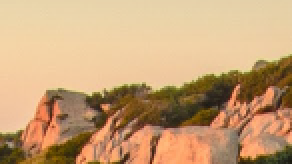
#> input picture input_image.jpg, 146 x 82 px (shown 2 times larger)
$ python mean_shift_segmentation.py
#> lines starting #> are read from the running program, lines starting #| are printed output that depends on the picture
import numpy as np
import cv2
import matplotlib.pyplot as plt
from scipy.spatial import KDTree

class MeanShiftSegmentation:
    def __init__(self, spatial_radius, range_radius, max_iterations=100, use_gaussian_weights=True, handle_outliers=True):
        """
        Initialize the MeanShiftSegmentation class.

        Parameters:
            spatial_radius (float): Spatial domain kernel radius.
            range_radius (float): Range domain kernel radius.
            max_iterations (int): Maximum number of iterations.
            use_gaussian_weights (bool): Whether to apply Gaussian weights.
            handle_outliers (bool): Whether to handle outliers.
        """
        self.spatial_radius = spatial_radius
        self.range_radius = range_radius
        self.max_iterations = max_iterations
        self.use_gaussian_weights = use_gaussian_weights
        self.handle_outliers = handle_outliers

    def preprocess_image(self):
        """
        Load and preprocess the input image.

        Parameters:
            image_path (str): Path to the input image.

        Returns:
            image (ndarray): Preprocessed RGB image.
        """

        image = cv2.GaussianBlur(self.input_image, (5, 5), 0)  # Apply Gaussian blur to reduce noise
        return image

    def read_image(self ,image_path):
#> called with image_path = 'input_image.jpg'
        self.input_image = cv2.cvtColor(cv2.imread(image_path), cv2.COLOR_BGR2RGB)
#> in preprocess_image, `image = cv2.GaussianBlur(self.input_image, (5, 5), 0)`:
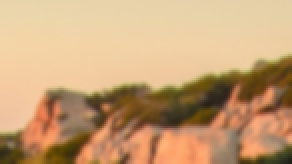
#> image: shape (82, 146, 3) (shown 2 times larger); mean R, G, B 198.4, 160.8, 119

    def segment(self, image):
        """
        Apply Mean Shift segmentation to an image.

        Parameters:
            image (ndarray): Input RGB image.

        Returns:
            segmented_image (ndarray): Segmented RGB image.
        """
        # Convert the image to a 5D array: spatial (x, y) + color (R, G, B)
        height, width, channels = image.shape
#> height = 82; width = 146; channels = 3
        flat_image = np.zeros((height * width, 5), dtype=np.float32)

        for y in range(height):
            for x in range(width):
                flat_image[y * width + x] = np.array([x, y, *image[y, x]])

        # Build a KD-tree for fast neighbor lookup
        kd_tree = KDTree(flat_image[:, :2])

        # Mean Shift procedure
        for iteration in range(self.max_iterations):
            print(f"Iteration {iteration + 1}/{self.max_iterations}")
            for i in range(flat_image.shape[0]):
                point = flat_image[i]

                # Query neighbors within spatial radius
                spatial_neighbors = kd_tree.query_ball_point(point[:2], self.spatial_radius)

                distances = np.linalg.norm(flat_image[spatial_neighbors, :2] - point[:2], axis=1)
                color_distances = np.linalg.norm(flat_image[spatial_neighbors, 2:] - point[2:], axis=1)

                mask = (distances < self.spatial_radius) & (color_distances < self.range_radius)
                neighbors = np.array(spatial_neighbors)[mask]

                if self.use_gaussian_weights:
                    # Apply Gaussian weights
                    spatial_weights = np.exp(-(distances[mask]**2) / (2 * (self.spatial_radius**2)))
                    range_weights = np.exp(-(color_distances[mask]**2) / (2 * (self.range_radius**2)))
                    weights = spatial_weights * range_weights

                    weighted_sum = np.sum(flat_image[neighbors] * weights[:, np.newaxis], axis=0)
                    flat_image[i] = weighted_sum / np.sum(weights)
                else:
                    # Simple mean without weights
                    flat_image[i] = np.mean(flat_image[neighbors], axis=0)

        if self.handle_outliers:
            # Handle outliers
            mean_colors = np.mean(flat_image[:, 2:], axis=0)
            std_colors = np.std(flat_image[:, 2:], axis=0)
            threshold = 3 * std_colors  # Define outliers as points beyond 3 standard deviations
            for i in range(flat_image.shape[0]):
                color_distance = np.abs(flat_image[i, 2:] - mean_colors)
                if np.any(color_distance > threshold):
                    flat_image[i, 2:] = mean_colors  # Replace outliers with the mean color

        # Reshape the flat_image back to the original image shape
        segmented_image = flat_image[:, 2:].reshape((height, width, channels)).astype(np.uint8)
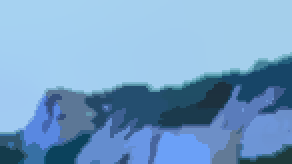
#> segmented_image: shape (82, 146, 3) (shown 2 times larger); mean of channels 0, 1, 2 198.8, 160.1, 118; drawn as B, G, R
        return segmented_image

    def display_results(self, original_image, segmented_image , process='Segmented Image'):
        """
        Display the original and segmented images.

        Parameters:
            original_image (ndarray): Original RGB image.
            segmented_image (ndarray): Segmented RGB image.
        """
#> called with process = 'Segmented Image'
        plt.figure(figsize=(10, 5))

        plt.subplot(1, 2, 1)
        plt.title('Original Image')
        plt.imshow(original_image)
        plt.axis('off')

        plt.subplot(1, 2, 2)
        plt.title(process )
        plt.imshow(segmented_image)
        plt.axis('off')

        plt.tight_layout()
        plt.show()
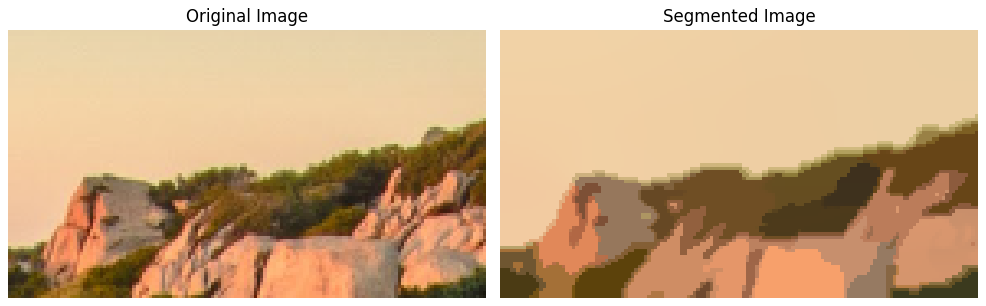
#> figure drawn by matplotlib, 2 panels
#> the answer given: out.png

    def save_image(self, image, output_path):
        """
        Save the segmented image.

        Parameters:
            image (ndarray): Segmented RGB image.
            output_path (str): Path to save the image.
        """
#> called with output_path = 'segmented_image.jpg'
        cv2.imwrite(output_path, cv2.cvtColor(image, cv2.COLOR_RGB2BGR))
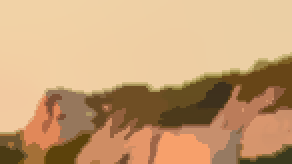
#> saved as segmented_image.jpg: shape (82, 146, 3) (shown 2 times larger); mean B, G, R 118, 160.1, 198.8


# running the code
if __name__ == "__main__":
    spatial_radius = 10
    range_radius = 25
    max_iterations = 5

    # Initialize the MeanShiftSegmentation class
    mean_shift = MeanShiftSegmentation(spatial_radius, range_radius, max_iterations, use_gaussian_weights=True, handle_outliers=False)
    mean_shift.read_image('input_image.jpg')

    # Preprocess the input image
    input_blur_image = mean_shift.preprocess_image()
    # mean_shift.display_results(mean_shift.input_image  , input_blur_image,'blur Image')

    # Apply Mean Shift segmentation
    segmented_image = mean_shift.segment(input_blur_image)

    # Display results
    mean_shift.display_results(mean_shift.input_image, segmented_image)


    # Save the segmented image
    save = input('do you whant to save segmented image (y or n)?')
    if save.lower() == 'yes' or 'y':
        mean_shift.save_image(segmented_image, 'segmented_image.jpg')
